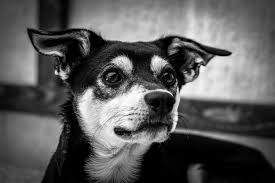
#> input picture Digtal-Image-Processing/dog.jfif, 275 x 183 px
$ python Downsampling.py
#> lines starting #> are read from the running program, lines starting #| are printed output that depends on the picture
'''
Digital Image Processing
16 April 2020
by Sampada Petkar

Pixelwise downsampling of Image
'''

import cv2
import numpy as np
import matplotlib.pyplot as plt

image=cv2.imread('dog.jfif', 0)
#> image is the input picture: shape (183, 275); min 0, max 255, mean 90.4
fig=plt.figure()

ht,width=image.shape
#> ht = 183; width = 275
x=int(width/2)
#> x = 137
y=int(ht/2)
#> y = 91

newimg=np.zeros([ht,width,3],dtype=np.uint8)

newimg4=np.zeros([int(y/2),int(x/2),3],dtype=np.uint8)

i=0
while(i<ht-1):
    j=0
    k=0

    while j<width-1:
        newimg[i][k]=image[i][j]
        newimg[i+1][k]=image[i][j]
        newimg[i][k+1]=image[i][j]
        newimg[i+1][k+1]=image[i][j]
        k=k+2;
        j=j+2;

    i=i+2
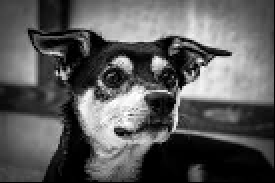
#> newimg: shape (183, 275, 3); min 0, max 255, mean 90.2
#> after the loop, i = 182

ax1 = fig.add_subplot(2,2,2)
ax1.title.set_text("Downsampled by 2")
plt.imshow(newimg, cmap = "gist_gray")

i=0
while i<ht-3:
    j=0
    k=0

    while j<width-3:
        for x in range (0,3):
            for y in range (0,3):
                newimg[i+x][k+y]=image[i][j]
        k=k+4;
        j=j+4;

    i=i+4
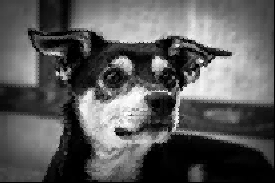
#> newimg: shape (183, 275, 3); min 0, max 255, mean 90.5
#> after the loop, i = 180

ax2 = fig.add_subplot(2,2,3)
ax2.title.set_text("Downsampled by 4")
plt.imshow(newimg, cmap = "gist_gray")

i=0
while i<ht-7:
    j=0
    k=0

    while j<width-7:
        for x in range (0,7):
            for y in range (0,7):
                newimg[i+x][k+y]=image[i][j]
        k=k+8;
        j=j+8;

    i=i+8
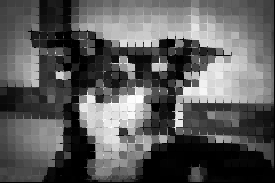
#> newimg: shape (183, 275, 3); min 0, max 255, mean 91.1
#> after the loop, i = 176

ax3 = fig.add_subplot(2,2,4)
ax3.title.set_text("Downsampled by 8")
plt.imshow(newimg, cmap = "gist_gray")

ax4 = fig.add_subplot(2,2,1)
ax4.title.set_text("Input image")
plt.imshow(image, cmap = "gist_gray")

plt.show()
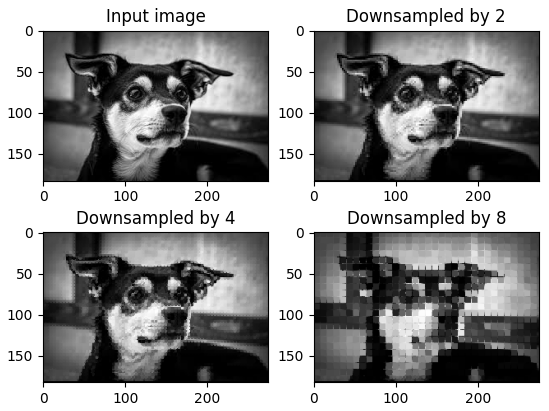
#> figure drawn by matplotlib, 4 panels

#rights are reserved to author.

$ run again, with Digtal-Image-Processing/flower.jfif copied over Digtal-Image-Processing/dog.jfif
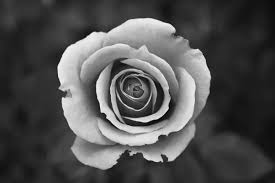
#> input picture Digtal-Image-Processing/flower.jfif, 275 x 183 px
#> image is the input picture: shape (183, 275); min 0, max 252, mean 79.6
#> after the loop `while(i<ht-1):`: i = 182
#> after the loop `while i<ht-3:`: i = 180
#> after the loop `while i<ht-7:`:
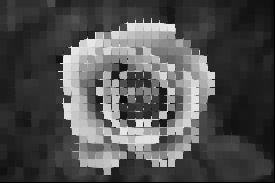
#> newimg: shape (183, 275, 3); min 0, max 243, mean 79.7
#> after the loop `while i<ht-7:`: i = 176
#> `plt.show()`:
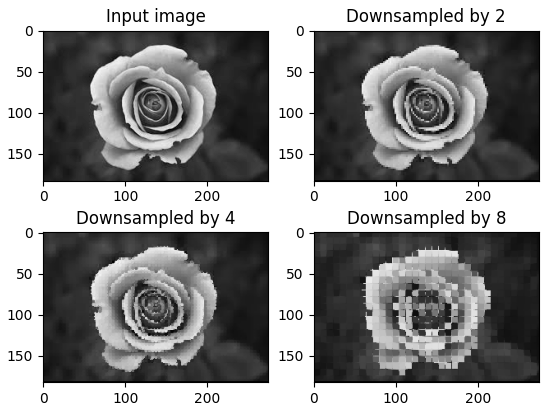
#> figure drawn by matplotlib, 4 panels

$ run again, with Digtal-Image-Processing/floww.jfif copied over Digtal-Image-Processing/dog.jfif
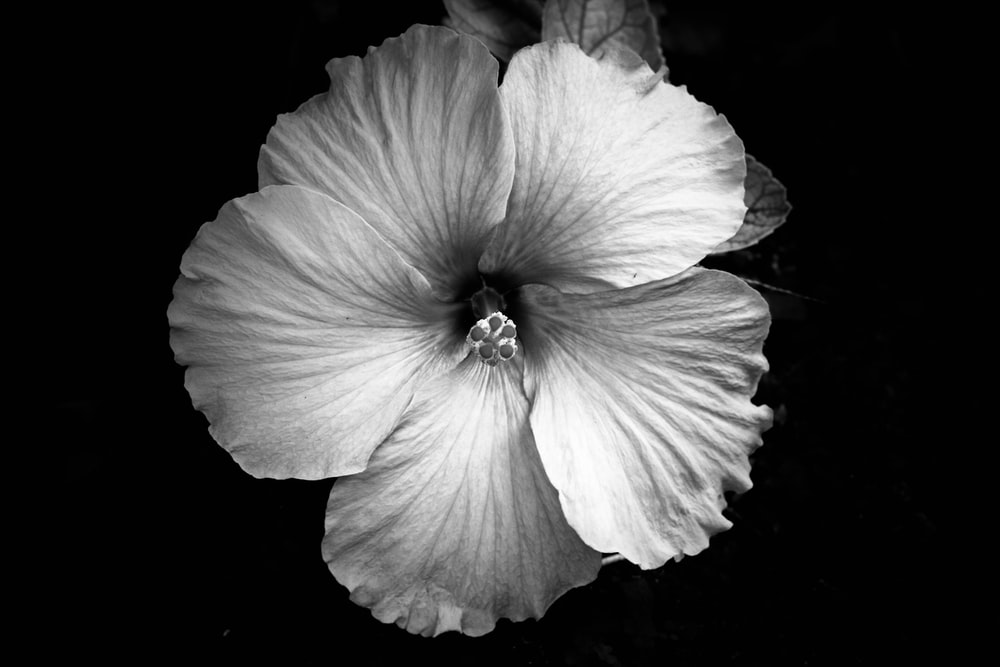
#> input picture Digtal-Image-Processing/floww.jfif, 1000 x 667 px
#> image is the input picture: shape (667, 1000); min 0, max 255, mean 65
#> after the loop `while(i<ht-1):`: i = 666
#> after the loop `while i<ht-3:`:
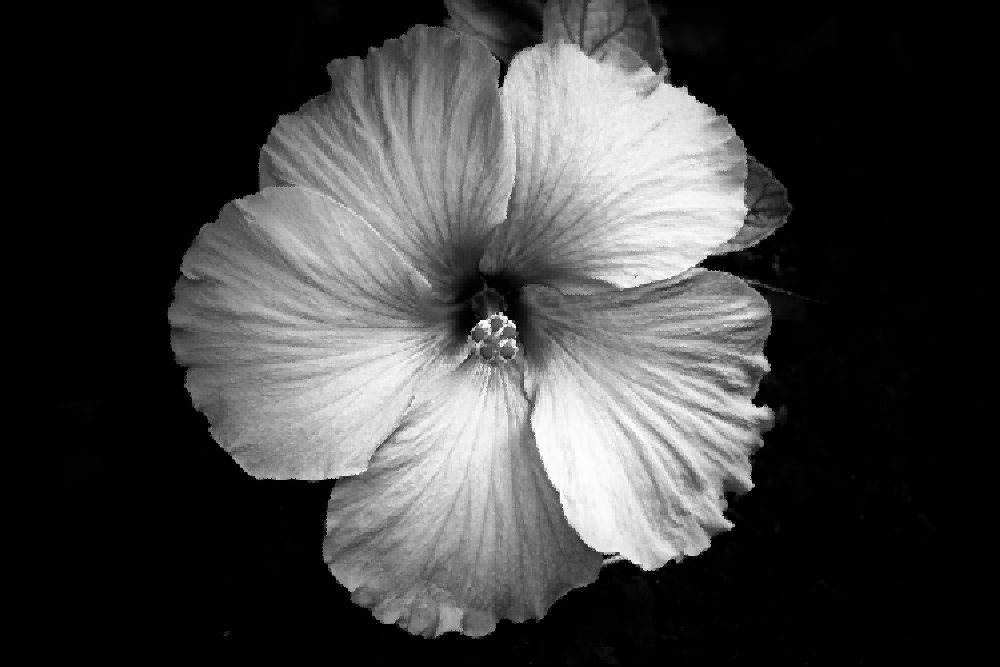
#> newimg: shape (667, 1000, 3); min 0, max 255, mean 65
#> after the loop `while i<ht-3:`: i = 664
#> `plt.show()`:
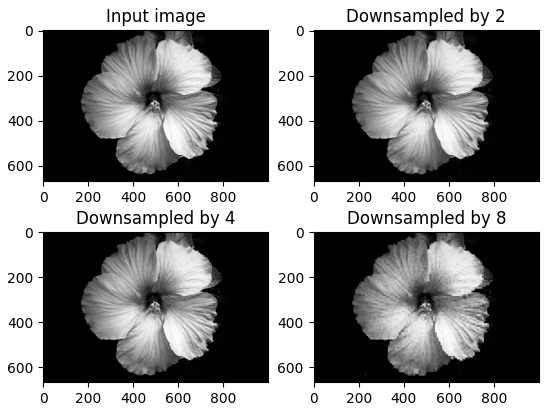
#> figure drawn by matplotlib, 4 panels

$ run again, with Digtal-Image-Processing/paw.jfif copied over Digtal-Image-Processing/dog.jfif
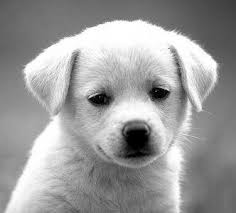
#> input picture Digtal-Image-Processing/paw.jfif, 236 x 213 px
#> image is the input picture: shape (213, 236); min 0, max 255, mean 155.7
#> after the loop `while(i<ht-1):`: i = 212
#> after the loop `while i<ht-7:`:
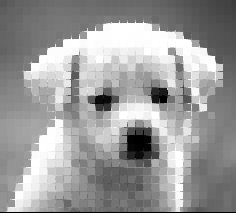
#> newimg: shape (213, 236, 3); min 0, max 255, mean 154.9
#> after the loop `while i<ht-7:`: i = 208
#> `plt.show()`:
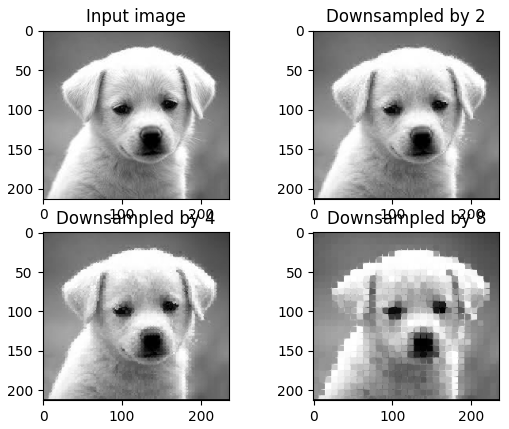
#> figure drawn by matplotlib, 4 panels
